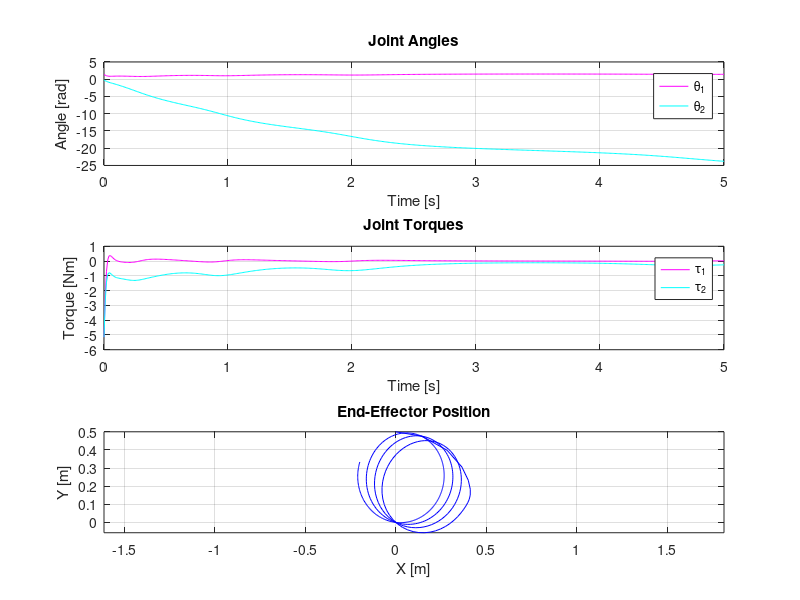

Write MATLAB code to recreate this figure.
%%%%%%%%%%%%%%%%%%%%%%%%%%%%%%%%%%%%%%%%%%%%%%%%%%%%%%%%%%%%%
%%%%                    PD Robot Controller              %%%%
%%%%              Programmer: Zechariah Georgian         %%%%
%%%%         Class: MRE 454 (Robotic Dynamic Control)    %%%%
%%%%                    Due: 12/06/2024                  %%%%
%%%%%%%%%%%%%%%%%%%%%%%%%%%%%%%%%%%%%%%%%%%%%%%%%%%%%%%%%%%%%

clc, clear  

% Robot Specs (GIVEN)
L1 = 0.25;
L2 = 0.25;  
r1 = 0.125; 
r2 = 0.125; 
m1 = 0.5; 
m2 = 0.5;    
g = 9.81;              
I1 = m1 * L1^2 / 12;   
I2 = m2 * L2^2 / 12;   
b1 = 0.1;
b2 = 0.1;
% END OF ROBOT SPECS

% Declaring plotting time (GIVEN)
dt = 0.01;                
t = 0:dt:5; 

% EE desired location (LOCATION .3 GIVEN) 
x_d = 0.3;
y_d = 0.3;
D = (x_d^2 + y_d^2 - L1^2 - L2^2) / (2 * L1 * L2);
theta2_d = atan2(sqrt(1 - D^2), D);
theta1_d = atan2(y_d, x_d) - atan2(L2 * sin(theta2_d), L1 + L2 * cos(theta2_d));
theta_d = [theta1_d; theta2_d];

%Initial Joint angle conditions (GIVEN)
theta = [pi/2; 0];    
theta_dot = [0; 0];  

% TEST VALUES
%Kp = [3,.1];
%Kd = [.02,.05];

%controller gains (Gives slight overshoot, with stable system)
Kp = [4,.2];
Kd = [.02,.05];

%unstable condition
%Kp = [5,.5];
%Kd = [.5,.05];

% Data storage for plotting
theta_history = zeros(2, length(t));
tau_history = zeros(2, length(t));
xy_history = zeros(2, length(t));

% Simulation loop
for i = 1:length(t)
    
    e = theta - theta_d;
    e_dot = theta_dot;
    
    % Gravity vectors
    theta1 = theta(1);
    theta2 = theta(2);

    g_theta1 = m1 * g * r1 * cos(theta1) + m2 * g * (L1 * cos(theta1) + r2 * cos(theta1 + theta2));
    g_theta2 = m2 * g * r2 * cos(theta1 + theta2);
    g_theta = [g_theta1; g_theta2];
    
    tau = -Kp * e - Kd * e_dot + g_theta;
    
    % For some reason declaring as a normal matrix was throwing an error. 
    % When researching the issue, the solution was using "diag".
    B = diag([I1, I2]);          
    C = diag([b1, b2]);           

    % Euler equation for velocities
    theta_ddot = B \ (tau - C * theta_dot); 
    
    % joint status update 
    theta_dot = theta_dot + theta_ddot * dt;
    theta = theta + theta_dot * dt;
    
    % Forward kinematics
    x = L1 * cos(theta1) + L2 * cos(theta1 + theta2);
    y = L1 * sin(theta1) + L2 * sin(theta1 + theta2);
    
    % Store data for later plotting!!!
    theta_history(:, i) = theta;
    tau_history(:, i) = tau;
    xy_history(:, i) = [x; y];
end

% Plotting
% Plotting Joint Angles
figure;
subplot(3,1,1);
plot(t, theta_history(1,:), 'm', t, theta_history(2,:), 'c');
title('Joint Angles');
xlabel('Time [s]');
ylabel('Angle [rad]');
legend('\theta_1', '\theta_2');
grid on

% Plotting Torque 
subplot(3,1,2);
plot(t, tau_history(1,:), 'm', t, tau_history(2,:), 'c');
title('Joint Torques');
xlabel('Time [s]');
ylabel('Torque [Nm]');
legend('\tau_1', '\tau_2');
grid on

% Plotting EE Position
subplot(3,1,3);
plot(xy_history(1,:), xy_history(2,:), 'b');
title('End-Effector Position');
xlabel('X [m]');
ylabel('Y [m]');
axis equal;
grid on
